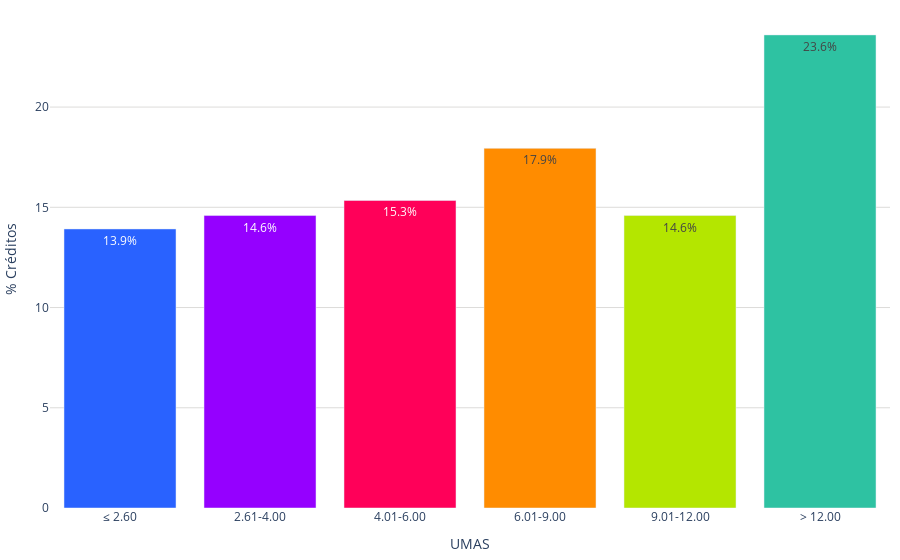

The cell this chart's notebook holds for it:
### Code cell
labels = conteo_ingresos['rango_ingresos']
values = conteo_ingresos['porcentajes']
colores = ['#2962ff', '#9500ff', '#ff0059', '#ff8c00', '#b4e600', '#2EC2A2','#E50CB6']

fig = go.Figure()
fig.add_trace(go.Bar(
        x=labels, 
        y=values, 
        marker_color=colores,
        text=values,  # Texto que se mostrará en las barras (porcentaje)
        textposition='inside',  # Posición del texto (puede ser 'inside' o 'outside')
        texttemplate='%{text:.1f}%', 
    )
)    
fig.update_layout(
    #barmode='stack', 
    #title='Porcentaje de créditos en UMAS (2022)',
    #title_font_size = 22,
    xaxis=dict(title='UMAS',),
    yaxis=dict(
        title='% Créditos', # Título del eje y        
        gridcolor='#dddcda', # Color de las líneas que dividen los rangos del eje Y         
    ),  margin=dict(l=10, r=10, t=10, b=10),  # Ajusta los márgenes (left, right, top, bottom)
    plot_bgcolor='rgba(0,0,0,0)',  # Color de fondo del gráfico
    legend=dict(
        yanchor="top",
        y=0.99,
    )
)

# Exportar gráfica como archivo HTML
def guardar_grafico_como_html(fig, nombre_archivo, carpeta='assets\graficas'):
    # Crear la carpeta si no existe
    if not os.path.exists(carpeta):
        os.makedirs(carpeta)
    config = {
        'displaylogo': False,  # Ocultar el logo de Plotly
        'modeBarButtonsToRemove': [
            'toImage',       # Botón para guardar como imagen
            'select2d',      # Box select
            'lasso2d',       # Lasso select
            'resetScale2d',  # Reset Axes
        ]
    }
    # Gráfica como archivo HTML en la carpeta especificada
    pio.write_html(fig, f'{carpeta}/{nombre_archivo}.html', config=config)
guardar_grafico_como_html(fig, 'g_bar_creditos_umas_2023', carpeta='assets\graficas')
fig.show()

### Figure 1 — Plotly figure (JSON) as saved in the notebook; plotly's stock layout.template omitted (floating-point values rounded to 4 significant figures)
{"data": [{"marker": {"color": ["#2962ff", "#9500ff", "#ff0059", "#ff8c00", "#b4e600", "#2EC2A2", "#E50CB6"]}, "text": [13.92, 14.59, 15.34, 17.94, 14.59, 23.6], "textposition": "inside", "texttemplate": "%{text:.1f}%", "type": "bar", "x": ["≤ 2.60", "2.61-4.00", "4.01-6.00", "6.01-9.00", "9.01-12.00", "> 12.00"], "y": [13.92, 14.59, 15.34, 17.94, 14.59, 23.6]}], "layout": {"legend": {"y": 0.99, "yanchor": "top"}, "margin": {"b": 10, "l": 10, "r": 10, "t": 10}, "plot_bgcolor": "rgba(0,0,0,0)", "xaxis": {"title": {"text": "UMAS"}}, "yaxis": {"gridcolor": "#dddcda", "title": {"text": "% Créditos"}}}}
